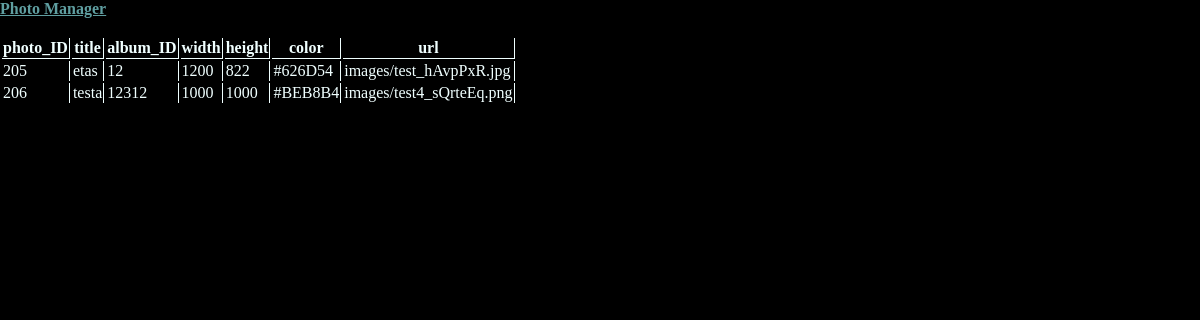
/photo-manager/options/read, run on an earlier commit of the app's database.
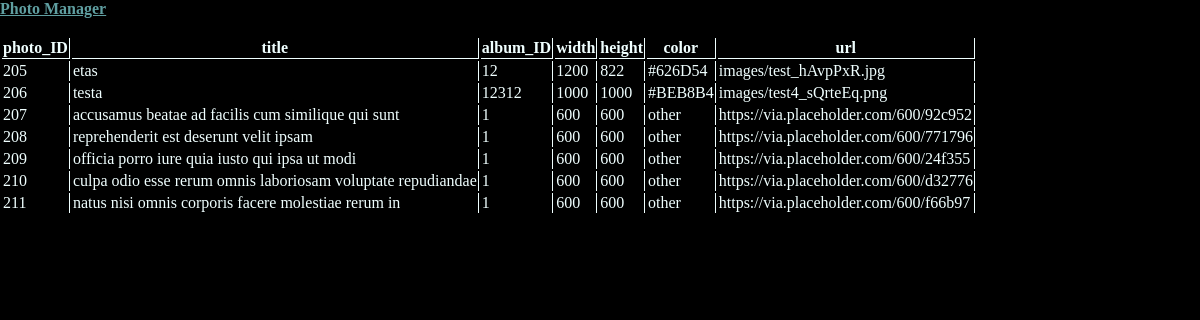
And on a later commit of the database.
### photo_manager/models.py (models this page shows)
class Photo(models.Model):
    photo_ID = models.AutoField(primary_key=True)
    title = models.CharField(max_length=200)
    album_ID = models.IntegerField()
    width = models.IntegerField()
    height = models.IntegerField()
    color = models.CharField(max_length=100)
    url = models.ImageField(upload_to='images')

### photo_manager/views.py (the view)
# urls.py: path('photo-manager/options/read', views.read, name='option-read'),
def read(request):
    photos = Photo.objects.all()
    field_names = [f.name for f in Photo._meta.get_fields()]
    context = {'photos': photos, 'field_names': field_names}
    return render(request, 'photo_manager/options/read.html', context)

### photo_manager/templates/photo_manager/options/read.html
{% extends 'photo_manager/base/base.html' %}
{% block body %}
<br>
<div>
    <table class="photo_table">
        <tr>
            {% for field in field_names %}
            <th>{{ field }}</th>
            {% endfor %}
        </tr>
        {% for photo in photos %}
        <tr>
            <td>{{ photo.photo_ID}} </td>
            <td>{{ photo.title }} </td>
            <td>{{ photo.album_ID }} </td>
            <td>{{ photo.width }} </td>
            <td>{{ photo.height }} </td>
            <td>{{ photo.color }} </td>
            <td>{{ photo.url }} </td>
        </tr>
        {% empty %}
        <p>Sorry, no images found in the database. Please <a href="{% url 'option-create' %}">add manually</a> or <a
                href="{% url 'option-initialize-database' %}">initalize the database</a>.</p>
        </p>
        {% endfor %}
    </table>
</div>
{% endblock %}

### photo_manager/templates/photo_manager/base/base.html (shortened to what this page needs)
{% load static %}
<!DOCTYPE html>
<html lang="en">
<head>
    <link rel="stylesheet" href="{% static 'photo_manager/styles/base.css' %}">
</head>
<body>
    <header>
        <nav><a href='/photo-manager/' id="main-logo">Photo Manager</a></nav>
    </header>
    <main>
        {% block body %}
        {% endblock %}
    </main>
</body>
</html>

### photo_manager/static/photo_manager/styles/base.css (style rules this page uses)
:root { --global-font: Calibri; --global-primary-color: cadetblue; --global-secondary-color: skyblue; --global-tertiary-color: azure; }
body { font-family: var(--global-font); color: var(--global-tertiary-color); margin: 0; background-color: black; }
#main-logo { color: var(--global-primary-color); font-weight: bold; }
a:link { color: var(--global-primary-color); }
.photo_table td { border-right: 1px solid var(--global-tertiary-color); }
.photo_table th { border-right: 1px solid var(--global-tertiary-color); border-bottom: 1px solid var(--global-tertiary-color); }

What changed in the data, as far as the page shows it:
added Photo: photo_ID "207", title "accusamus beatae ad facilis cum similique qui sunt", album_ID "1", width "600", height "600", color "other", url "https://via.placeholder.com/600/92c952"
added Photo: photo_ID "208", title "reprehenderit est deserunt velit ipsam", album_ID "1", width "600", height "600", color "other", url "https://via.placeholder.com/600/771796"
added Photo: photo_ID "209", title "officia porro iure quia iusto qui ipsa ut modi", album_ID "1", width "600", height "600", color "other", url "https://via.placeholder.com/600/24f355"
added Photo: photo_ID "210", title "culpa odio esse rerum omnis laboriosam voluptate repudiandae", album_ID "1", width "600", height "600", color "other", url "https://via.placeholder.com/600/d32776"
added Photo: photo_ID "211", title "natus nisi omnis corporis facere molestiae rerum in", album_ID "1", width "600", height "600", color "other", url "https://via.placeholder.com/600/f66b97"
